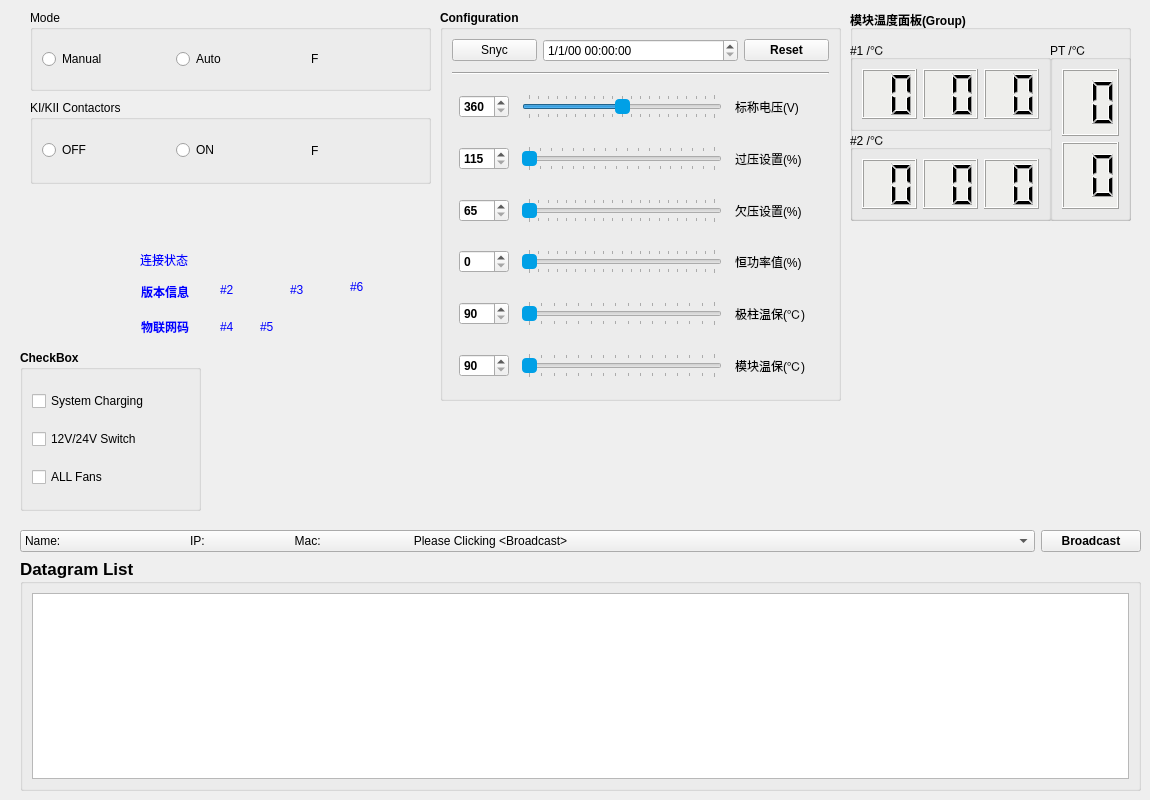
     <widget class="QWidget" name="tab_1">
      <attribute name="title">
       <string>系统配置</string>
      </attribute>
      <widget class="QGroupBox" name="groupBox">
       <property name="geometry">
        <rect>
         <x>440</x>
         <y>10</y>
         <width>401</width>
         <height>391</height>
        </rect>
       </property>
       <property name="font">
        <font>
         <weight>75</weight>
         <bold>true</bold>
        </font>
       </property>
       <property name="autoFillBackground">
        <bool>false</bool>
       </property>
       <property name="title">
        <string>Configuration</string>
       </property>
       <property name="flat">
        <bool>false</bool>
       </property>
       <property name="checkable">
        <bool>false</bool>
       </property>
       <layout class="QVBoxLayout" name="verticalLayout_9">
        <item>
         <layout class="QHBoxLayout" name="horizontalLayout_29">
          <item>
           <widget class="QPushButton" name="pushButton_2">
            <property name="maximumSize">
             <size>
              <width>85</width>
              <height>16777215</height>
             </size>
            </property>
            <property name="font">
             <font>
              <weight>50</weight>
              <bold>false</bold>
             </font>
            </property>
            <property name="text">
             <string>Snyc</string>
            </property>
           </widget>
          </item>
          <item>
           <widget class="QDateTimeEdit" name="dateTimeEdit">
            <property name="enabled">
             <bool>true</bool>
            </property>
            <property name="font">
             <font>
              <weight>50</weight>
              <bold>false</bold>
             </font>
            </property>
            <property name="focusPolicy">
             <enum>Qt::NoFocus</enum>
            </property>
            <property name="dateTime">
             <datetime>
              <hour>0</hour>
              <minute>0</minute>
              <second>0</second>
              <year>2000</year>
              <month>1</month>
              <day>1</day>
             </datetime>
            </property>
            <property name="date">
             <date>
              <year>2000</year>
              <month>1</month>
              <day>1</day>
             </date>
            </property>
            <property name="displayFormat">
             <string>M/d/yy hh:mm:ss</string>
            </property>
           </widget>
          </item>
          <item>
           <widget class="QPushButton" name="pushButton_3">
            <property name="maximumSize">
             <size>
              <width>85</width>
              <height>16777215</height>
             </size>
            </property>
            <property name="font">
             <font>
              <weight>75</weight>
              <bold>true</bold>
             </font>
            </property>
            <property name="text">
             <string>Reset</string>
            </property>
           </widget>
          </item>
         </layout>
        </item>
        <item>
         <widget class="Line" name="line">
          <property name="minimumSize">
           <size>
            <width>0</width>
            <height>10</height>
           </size>
          </property>
          <property name="styleSheet">
           <string notr="true">border-color: rgb(75, 172, 244);</string>
          </property>
          <property name="orientation">
           <enum>Qt::Horizontal</enum>
          </property>
         </widget>
        </item>
        <item>
         <layout class="QHBoxLayout" name="horizontalLayout_34">
          <item>
           <widget class="QSpinBox" name="spinBox1_5">
            <property name="maximumSize">
             <size>
              <width>50</width>
              <height>16777215</height>
             </size>
            </property>
            <property name="styleSheet">
             <string notr="true"/>
            </property>
            <property name="minimum">
             <number>360</number>
            </property>
            <property name="maximum">
             <number>400</number>
            </property>
           </widget>
          </item>
          <item>
           <widget class="QSlider" name="horizontalSlider1_5">
            <property name="maximumSize">
             <size>
              <width>200</width>
              <height>16777215</height>
             </size>
            </property>
            <property name="styleSheet">
             <string notr="true">
QSlider::handle:horizontal {
        width: 1px;
        background: rgb(0, 160, 230);
        margin: -6px 0px -6px 0px;
        border-radius: 4px;
}</string>
            </property>
            <property name="minimum">
             <number>360</number>
            </property>
            <property name="maximum">
             <number>400</number>
            </property>
            <property name="value">
             <number>380</number>
            </property>
            <property name="tracking">
             <bool>true</bool>
            </property>
            <property name="orientation">
             <enum>Qt::Horizontal</enum>
            </property>
            <property name="tickPosition">
             <enum>QSlider::TicksBothSides</enum>
            </property>
            <property name="tickInterval">
             <number>2</number>
            </property>
           </widget>
          </item>
          <item>
           <widget class="QLabel" name="label1_15">
            <property name="maximumSize">
             <size>
              <width>85</width>
              <height>16777215</height>
             </size>
            </property>
            <property name="font">
             <font>
              <weight>50</weight>
              <bold>false</bold>
              <kerning>false</kerning>
             </font>
            </property>
            <property name="text">
             <string>标称电压(V)</string>
            </property>
           </widget>
          </item>
         </layout>
        </item>
        <item>
         <layout class="QHBoxLayout" name="horizontalLayout_25">
          <item>
           <widget class="QSpinBox" name="spinBox1_1">
            <property name="maximumSize">
             <size>
              <width>50</width>
              <height>16777215</height>
             </size>
            </property>
            <property name="styleSheet">
             <string notr="true"/>
            </property>
            <property name="minimum">
             <number>115</number>
            </property>
            <property name="maximum">
             <number>132</number>
            </property>
           </widget>
          </item>
          <item>
           <widget class="QSlider" name="horizontalSlider1_1">
            <property name="maximumSize">
             <size>
              <width>200</width>
              <height>16777215</height>
             </size>
            </property>
            <property name="styleSheet">
             <string notr="true">
QSlider::handle:horizontal {
        width: 1px;
        background: rgb(0, 160, 230);
        margin: -6px 0px -6px 0px;
        border-radius: 4px;
}</string>
            </property>
            <property name="minimum">
             <number>115</number>
            </property>
            <property name="maximum">
             <number>132</number>
            </property>
            <property name="tracking">
             <bool>true</bool>
            </property>
            <property name="orientation">
             <enum>Qt::Horizontal</enum>
            </property>
            <property name="tickPosition">
             <enum>QSlider::TicksBothSides</enum>
            </property>
            <property name="tickInterval">
             <number>1</number>
            </property>
           </widget>
          </item>
          <item>
           <widget class="QLabel" name="label1_11">
            <property name="maximumSize">
             <size>
              <width>85</width>
              <height>16777215</height>
             </size>
            </property>
            <property name="font">
             <font>
              <weight>50</weight>
              <bold>false</bold>
              <kerning>false</kerning>
             </font>
            </property>
            <property name="text">
             <string>过压设置(%)</string>
            </property>
           </widget>
          </item>
         </layout>
        </item>
        <item>
         <layout class="QHBoxLayout" name="horizontalLayout_26">
          <item>
           <widget class="QSpinBox" name="spinBox1_2">
            <property name="maximumSize">
             <size>
              <width>50</width>
              <height>16777215</height>
             </size>
            </property>
            <property name="styleSheet">
             <string notr="true"/>
            </property>
            <property name="minimum">
             <number>65</number>
            </property>
            <property name="maximum">
             <number>85</number>
            </property>
           </widget>
          </item>
          <item>
           <widget class="QSlider" name="horizontalSlider1_2">
            <property name="maximumSize">
             <size>
              <width>200</width>
              <height>16777215</height>
             </size>
            </property>
            <property name="styleSheet">
             <string notr="true">
QSlider::handle:horizontal {
        width: 1px;
        background: rgb(0, 160, 230);
        margin: -6px 0px -6px 0px;
        border-radius: 4px;
}</string>
            </property>
            <property name="minimum">
             <number>65</number>
            </property>
            <property name="maximum">
             <number>85</number>
            </property>
            <property name="tracking">
             <bool>true</bool>
            </property>
            <property name="orientation">
             <enum>Qt::Horizontal</enum>
            </property>
            <property name="tickPosition">
             <enum>QSlider::TicksBothSides</enum>
            </property>
            <property name="tickInterval">
             <number>1</number>
            </property>
           </widget>
          </item>
          <item>
           <widget class="QLabel" name="label1_12">
            <property name="maximumSize">
             <size>
              <width>85</width>
              <height>16777215</height>
             </size>
            </property>
            <property name="font">
             <font>
              <weight>50</weight>
              <bold>false</bold>
              <kerning>false</kerning>
             </font>
            </property>
            <property name="text">
             <string>欠压设置(%)</string>
            </property>
           </widget>
          </item>
         </layout>
        </item>
        <item>
         <layout class="QHBoxLayout" name="horizontalLayout_27">
          <item>
           <widget class="QSpinBox" name="spinBox1_3">
            <property name="maximumSize">
             <size>
              <width>50</width>
              <height>16777215</height>
             </size>
            </property>
            <property name="styleSheet">
             <string notr="true"/>
            </property>
            <property name="minimum">
             <number>0</number>
            </property>
            <property name="maximum">
             <number>100</number>
            </property>
           </widget>
          </item>
          <item>
           <widget class="QSlider" name="horizontalSlider1_3">
            <property name="maximumSize">
             <size>
              <width>200</width>
              <height>16777215</height>
             </size>
            </property>
            <property name="styleSheet">
             <string notr="true">
QSlider::handle:horizontal {
        width: 1px;
        background: rgb(0, 160, 230);
        margin: -6px 0px -6px 0px;
        border-radius: 4px;
}</string>
            </property>
            <property name="minimum">
             <number>0</number>
            </property>
            <property name="maximum">
             <number>100</number>
            </property>
            <property name="tracking">
             <bool>true</bool>
            </property>
            <property name="orientation">
             <enum>Qt::Horizontal</enum>
            </property>
            <property name="tickPosition">
             <enum>QSlider::TicksBothSides</enum>
            </property>
            <property name="tickInterval">
             <number>5</number>
            </property>
           </widget>
          </item>
          <item>
           <widget class="QLabel" name="label1_13">
            <property name="maximumSize">
             <size>
              <width>85</width>
              <height>16777215</height>
             </size>
            </property>
            <property name="font">
             <font>
              <weight>50</weight>
              <bold>false</bold>
              <kerning>false</kerning>
             </font>
            </property>
            <property name="text">
             <string>恒功率值(%)</string>
            </property>
           </widget>
          </item>
         </layout>
        </item>
        <item>
         <layout class="QHBoxLayout" name="horizontalLayout_28">
          <item>
           <widget class="QSpinBox" name="spinBox1_4">
            <property name="maximumSize">
             <size>
              <width>50</width>
              <height>16777215</height>
             </size>
            </property>
            <property name="styleSheet">
             <string notr="true"/>
            </property>
            <property name="minimum">
             <number>90</number>
            </property>
            <property name="maximum">
             <number>120</number>
            </property>
           </widget>
          </item>
          <item>
           <widget class="QSlider" name="horizontalSlider1_4">
            <property name="maximumSize">
             <size>
              <width>200</width>
              <height>16777215</height>
             </size>
            </property>
            <property name="styleSheet">
             <string notr="true">
QSlider::handle:horizontal {
        width: 1px;
        background: rgb(0, 160, 230);
        margin: -6px 0px -6px 0px;
        border-radius: 4px;
}</string>
            </property>
            <property name="minimum">
             <number>90</number>
            </property>
            <property name="maximum">
             <number>120</number>
            </property>
            <property name="tracking">
             <bool>true</bool>
            </property>
            <property name="orientation">
             <enum>Qt::Horizontal</enum>
            </property>
            <property name="tickPosition">
             <enum>QSlider::TicksBothSides</enum>
            </property>
            <property name="tickInterval">
             <number>2</number>
            </property>
           </widget>
          </item>
          <item>
           <widget class="QLabel" name="label1_14">
            <property name="maximumSize">
             <size>
              <width>85</width>
              <height>16777215</height>
             </size>
            </property>
            <property name="font">
             <font>
              <weight>50</weight>
              <bold>false</bold>
              <kerning>false</kerning>
             </font>
            </property>
            <property name="text">
             <string>极柱温保(℃)</string>
            </property>
           </widget>
          </item>
         </layout>
        </item>
        <item>
         <layout class="QHBoxLayout" name="horizontalLayout_35">
          <item>
           <widget class="QSpinBox" name="spinBox1_6">
            <property name="maximumSize">
             <size>
              <width>50</width>
              <height>16777215</height>
             </size>
            </property>
            <property name="styleSheet">
             <string notr="true"/>
            </property>
            <property name="minimum">
             <number>90</number>
            </property>
            <property name="maximum">
             <number>120</number>
            </property>
           </widget>
          </item>
          <item>
           <widget class="QSlider" name="horizontalSlider1_6">
            <property name="maximumSize">
             <size>
              <width>200</width>
              <height>16777215</height>
             </size>
            </property>
            <property name="styleSheet">
             <string notr="true">
QSlider::handle:horizontal {
        width: 1px;
        background: rgb(0, 160, 230);
        margin: -6px 0px -6px 0px;
        border-radius: 4px;
}</string>
            </property>
            <property name="minimum">
             <number>90</number>
            </property>
            <property name="maximum">
             <number>120</number>
            </property>
            <property name="tracking">
             <bool>true</bool>
            </property>
            <property name="orientation">
             <enum>Qt::Horizontal</enum>
            </property>
            <property name="tickPosition">
             <enum>QSlider::TicksBothSides</enum>
            </property>
            <property name="tickInterval">
             <number>2</number>
            </property>
           </widget>
          </item>
          <item>
           <widget class="QLabel" name="label1_16">
            <property name="maximumSize">
             <size>
              <width>85</width>
              <height>16777215</height>
             </size>
            </property>
            <property name="font">
             <font>
              <weight>50</weight>
              <bold>false</bold>
              <kerning>false</kerning>
             </font>
            </property>
            <property name="text">
             <string>模块温保(℃)</string>
            </property>
           </widget>
          </item>
         </layout>
        </item>
       </layout>
      </widget>
      <widget class="QGroupBox" name="groupBox_3">
       <property name="geometry">
        <rect>
         <x>30</x>
         <y>10</y>
         <width>401</width>
         <height>81</height>
        </rect>
       </property>
       <property name="title">
        <string>Mode</string>
       </property>
       <layout class="QHBoxLayout" name="horizontalLayout_4">
        <item>
         <widget class="QRadioButton" name="radioButton1_1">
          <property name="text">
           <string>Manual</string>
          </property>
         </widget>
        </item>
        <item>
         <spacer name="verticalSpacer_7">
          <property name="orientation">
           <enum>Qt::Vertical</enum>
          </property>
          <property name="sizeHint" stdset="0">
           <size>
            <width>20</width>
            <height>40</height>
           </size>
          </property>
         </spacer>
        </item>
        <item>
         <widget class="QRadioButton" name="radioButton1_2">
          <property name="text">
           <string>Auto</string>
          </property>
         </widget>
        </item>
        <item>
         <spacer name="verticalSpacer_8">
          <property name="orientation">
           <enum>Qt::Vertical</enum>
          </property>
          <property name="sizeHint" stdset="0">
           <size>
            <width>20</width>
            <height>40</height>
           </size>
          </property>
         </spacer>
        </item>
        <item>
         <widget class="QLabel" name="label1_1">
          <property name="font">
           <font>
            <weight>50</weight>
            <bold>false</bold>
            <kerning>false</kerning>
           </font>
          </property>
          <property name="text">
           <string>F</string>
          </property>
         </widget>
        </item>
       </layout>
      </widget>
      <widget class="QGroupBox" name="groupBox1_3">
       <property name="geometry">
        <rect>
         <x>30</x>
         <y>100</y>
         <width>401</width>
         <height>84</height>
        </rect>
       </property>
       <property name="title">
        <string>KI/KII Contactors</string>
       </property>
       <layout class="QHBoxLayout" name="horizontalLayout_6">
        <item>
         <widget class="QRadioButton" name="radioButton1_3">
          <property name="text">
           <string>OFF</string>
          </property>
         </widget>
        </item>
        <item>
         <spacer name="verticalSpacer_11">
          <property name="orientation">
           <enum>Qt::Vertical</enum>
          </property>
          <property name="sizeHint" stdset="0">
           <size>
            <width>20</width>
            <height>40</height>
           </size>
          </property>
         </spacer>
        </item>
        <item>
         <widget class="QRadioButton" name="radioButton1_4">
          <property name="text">
           <string>ON</string>
          </property>
         </widget>
        </item>
        <item>
         <spacer name="verticalSpacer_12">
          <property name="orientation">
           <enum>Qt::Vertical</enum>
          </property>
          <property name="sizeHint" stdset="0">
           <size>
            <width>20</width>
            <height>40</height>
           </size>
          </property>
         </spacer>
        </item>
        <item>
         <widget class="QLabel" name="label1_2">
          <property name="font">
           <font>
            <weight>50</weight>
            <bold>false</bold>
            <kerning>false</kerning>
           </font>
          </property>
          <property name="text">
           <string>F</string>
          </property>
         </widget>
        </item>
       </layout>
      </widget>
      <widget class="QGroupBox" name="groupBox_10">
       <property name="geometry">
        <rect>
         <x>20</x>
         <y>350</y>
         <width>181</width>
         <height>161</height>
        </rect>
       </property>
       <property name="font">
        <font>
         <weight>75</weight>
         <bold>true</bold>
        </font>
       </property>
       <property name="title">
        <string>CheckBox</string>
       </property>
       <layout class="QVBoxLayout" name="verticalLayout_5">
        <item>
         <widget class="QCheckBox" name="checkBox1_1">
          <property name="font">
           <font>
            <weight>50</weight>
            <bold>false</bold>
           </font>
          </property>
          <property name="text">
           <string>System Charging</string>
          </property>
         </widget>
        </item>
        <item>
         <widget class="QCheckBox" name="checkBox1_2">
          <property name="font">
           <font>
            <weight>50</weight>
            <bold>false</bold>
           </font>
          </property>
          <property name="text">
           <string>12V/24V Switch</string>
          </property>
         </widget>
        </item>
        <item>
         <widget class="QCheckBox" name="checkBox1_3">
          <property name="font">
           <font>
            <weight>50</weight>
            <bold>false</bold>
           </font>
          </property>
          <property name="text">
           <string>ALL Fans</string>
          </property>
         </widget>
        </item>
       </layout>
      </widget>
      <widget class="QWidget" name="layoutWidget">
       <property name="geometry">
        <rect>
         <x>20</x>
         <y>530</y>
         <width>1121</width>
         <height>261</height>
        </rect>
       </property>
       <layout class="QVBoxLayout" name="verticalLayout_8">
        <item>
         <layout class="QHBoxLayout" name="horizontalLayout_12">
          <item>
           <widget class="QComboBox" name="comboBox">
            <property name="editable">
             <bool>false</bool>
            </property>
            <item>
             <property name="text">
              <string>Name:                                       IP:                           Mac:                            Please Clicking &lt;Broadcast&gt;</string>
             </property>
            </item>
           </widget>
          </item>
          <item>
           <widget class="QPushButton" name="pushButton">
            <property name="maximumSize">
             <size>
              <width>100</width>
              <height>16777215</height>
             </size>
            </property>
            <property name="font">
             <font>
              <weight>75</weight>
              <bold>true</bold>
             </font>
            </property>
            <property name="text">
             <string>Broadcast</string>
            </property>
           </widget>
          </item>
         </layout>
        </item>
        <item>
         <widget class="QGroupBox" name="groupBox_12">
          <property name="font">
           <font>
            <pointsize>13</pointsize>
            <weight>75</weight>
            <bold>true</bold>
           </font>
          </property>
          <property name="title">
           <string>Datagram List</string>
          </property>
          <layout class="QVBoxLayout" name="verticalLayout_7">
           <item>
            <widget class="QListWidget" name="listWidget">
             <property name="font">
              <font>
               <pointsize>11</pointsize>
               <weight>50</weight>
               <bold>false</bold>
              </font>
             </property>
             <property name="contextMenuPolicy">
              <enum>Qt::CustomContextMenu</enum>
             </property>
            </widget>
           </item>
          </layout>
         </widget>
        </item>
       </layout>
      </widget>
      <widget class="QGroupBox" name="groupBox_19">
       <property name="geometry">
        <rect>
         <x>850</x>
         <y>10</y>
         <width>281</width>
         <height>211</height>
        </rect>
       </property>
       <property name="font">
        <font>
         <weight>75</weight>
         <bold>true</bold>
        </font>
       </property>
       <property name="title">
        <string>模块温度面板(Group)</string>
       </property>
       <widget class="QGroupBox" name="groupBox_20">
        <property name="geometry">
         <rect>
          <x>0</x>
          <y>30</y>
          <width>201</width>
          <height>91</height>
         </rect>
        </property>
        <property name="font">
         <font>
          <weight>50</weight>
          <bold>false</bold>
         </font>
        </property>
        <property name="title">
         <string>#1 /℃</string>
        </property>
        <layout class="QVBoxLayout" name="verticalLayout_10">
         <item>
          <layout class="QHBoxLayout" name="horizontalLayout_22">
           <item>
            <widget class="QLCDNumber" name="lcdNumber1_1">
             <property name="styleSheet">
              <string notr="true">background-color: rgb(238, 238, 236);</string>
             </property>
             <property name="digitCount">
              <number>2</number>
             </property>
            </widget>
           </item>
           <item>
            <widget class="QLCDNumber" name="lcdNumber1_2">
             <property name="styleSheet">
              <string notr="true">background-color: rgb(238, 238, 236);</string>
             </property>
             <property name="digitCount">
              <number>2</number>
             </property>
            </widget>
           </item>
           <item>
            <widget class="QLCDNumber" name="lcdNumber1_3">
             <property name="styleSheet">
              <string notr="true">background-color: rgb(238, 238, 236);</string>
             </property>
             <property name="digitCount">
              <number>2</number>
             </property>
            </widget>
           </item>
          </layout>
         </item>
        </layout>
       </widget>
       <widget class="QGroupBox" name="groupBox_21">
        <property name="geometry">
         <rect>
          <x>0</x>
          <y>120</y>
          <width>201</width>
          <height>91</height>
         </rect>
        </property>
        <property name="font">
         <font>
          <weight>50</weight>
          <bold>false</bold>
         </font>
        </property>
        <property name="title">
         <string>#2 /℃</string>
        </property>
        <layout class="QVBoxLayout" name="verticalLayout_11">
         <item>
          <layout class="QHBoxLayout" name="horizontalLayout_23">
           <item>
            <widget class="QLCDNumber" name="lcdNumber1_4">
             <property name="styleSheet">
              <string notr="true">background-color: rgb(238, 238, 236);</string>
             </property>
             <property name="digitCount">
              <number>2</number>
             </property>
            </widget>
           </item>
           <item>
            <widget class="QLCDNumber" name="lcdNumber1_5">
             <property name="styleSheet">
              <string notr="true">background-color: rgb(238, 238, 236);</string>
             </property>
             <property name="digitCount">
              <number>2</number>
             </property>
            </widget>
           </item>
           <item>
            <widget class="QLCDNumber" name="lcdNumber1_6">
             <property name="styleSheet">
              <string notr="true">background-color: rgb(238, 238, 236);</string>
             </property>
             <property name="digitCount">
              <number>2</number>
             </property>
            </widget>
           </item>
          </layout>
         </item>
        </layout>
       </widget>
       <widget class="QGroupBox" name="groupBox_22">
        <property name="geometry">
         <rect>
          <x>200</x>
          <y>30</y>
          <width>81</width>
          <height>181</height>
         </rect>
        </property>
        <property name="font">
         <font>
          <weight>50</weight>
          <bold>false</bold>
         </font>
        </property>
        <property name="title">
         <string>PT /℃</string>
        </property>
        <layout class="QHBoxLayout" name="horizontalLayout_24">
         <item>
          <layout class="QVBoxLayout" name="verticalLayout_12">
           <item>
            <widget class="QLCDNumber" name="lcdNumber1_7">
             <property name="styleSheet">
              <string notr="true">background-color: rgb(238, 238, 236);</string>
             </property>
             <property name="digitCount">
              <number>2</number>
             </property>
            </widget>
           </item>
           <item>
            <widget class="QLCDNumber" name="lcdNumber1_8">
             <property name="styleSheet">
              <string notr="true">background-color: rgb(238, 238, 236);</string>
             </property>
             <property name="digitCount">
              <number>2</number>
             </property>
            </widget>
           </item>
          </layout>
         </item>
        </layout>
       </widget>
      </widget>
      <widget class="QLabel" name="label1_3">
       <property name="geometry">
        <rect>
         <x>141</x>
         <y>280</y>
         <width>81</width>
         <height>23</height>
        </rect>
       </property>
       <property name="font">
        <font>
         <weight>75</weight>
         <bold>true</bold>
         <underline>false</underline>
        </font>
       </property>
       <property name="styleSheet">
        <string notr="true">QLabel#label1_3 {color:blue}</string>
       </property>
       <property name="text">
        <string>版本信息</string>
       </property>
      </widget>
      <widget class="QLabel" name="label1_5">
       <property name="geometry">
        <rect>
         <x>140</x>
         <y>250</y>
         <width>71</width>
         <height>19</height>
        </rect>
       </property>
       <property name="styleSheet">
        <string notr="true">QLabel#label1_5 {color:blue}</string>
       </property>
       <property name="text">
        <string>连接状态</string>
       </property>
      </widget>
      <widget class="QLabel" name="label1_6">
       <property name="geometry">
        <rect>
         <x>220</x>
         <y>280</y>
         <width>42</width>
         <height>19</height>
        </rect>
       </property>
       <property name="styleSheet">
        <string notr="true">QLabel#label1_6 {color:blue}</string>
       </property>
       <property name="text">
        <string>#2</string>
       </property>
      </widget>
      <widget class="QLabel" name="label1_7">
       <property name="geometry">
        <rect>
         <x>290</x>
         <y>280</y>
         <width>41</width>
         <height>19</height>
        </rect>
       </property>
       <property name="styleSheet">
        <string notr="true">QLabel#label1_7 {color:blue}</string>
       </property>
       <property name="text">
        <string>#3</string>
       </property>
      </widget>
      <widget class="QLabel" name="label1_4">
       <property name="geometry">
        <rect>
         <x>141</x>
         <y>310</y>
         <width>81</width>
         <height>33</height>
        </rect>
       </property>
       <property name="font">
        <font>
         <weight>75</weight>
         <italic>false</italic>
         <bold>true</bold>
         <underline>false</underline>
         <strikeout>false</strikeout>
        </font>
       </property>
       <property name="styleSheet">
        <string notr="true">QLabel#label1_4 {color:blue}</string>
       </property>
       <property name="text">
        <string>物联网码</string>
       </property>
      </widget>
      <widget class="QLabel" name="label1_8">
       <property name="geometry">
        <rect>
         <x>220</x>
         <y>310</y>
         <width>41</width>
         <height>33</height>
        </rect>
       </property>
       <property name="styleSheet">
        <string notr="true">QLabel#label1_8 {color:blue}</string>
       </property>
       <property name="text">
        <string>#4</string>
       </property>
      </widget>
      <widget class="QLabel" name="label1_9">
       <property name="geometry">
        <rect>
         <x>260</x>
         <y>310</y>
         <width>58</width>
         <height>33</height>
        </rect>
       </property>
       <property name="styleSheet">
        <string notr="true">QLabel#label1_9 {color:blue}</string>
       </property>
       <property name="text">
        <string>#5</string>
       </property>
      </widget>
      <widget class="QLabel" name="label1_10">
       <property name="geometry">
        <rect>
         <x>350</x>
         <y>270</y>
         <width>89</width>
         <height>33</height>
        </rect>
       </property>
       <property name="styleSheet">
        <string notr="true">QLabel#label1_10 {color:blue}</string>
       </property>
       <property name="text">
        <string>#6</string>
       </property>
      </widget>
     </widget>
